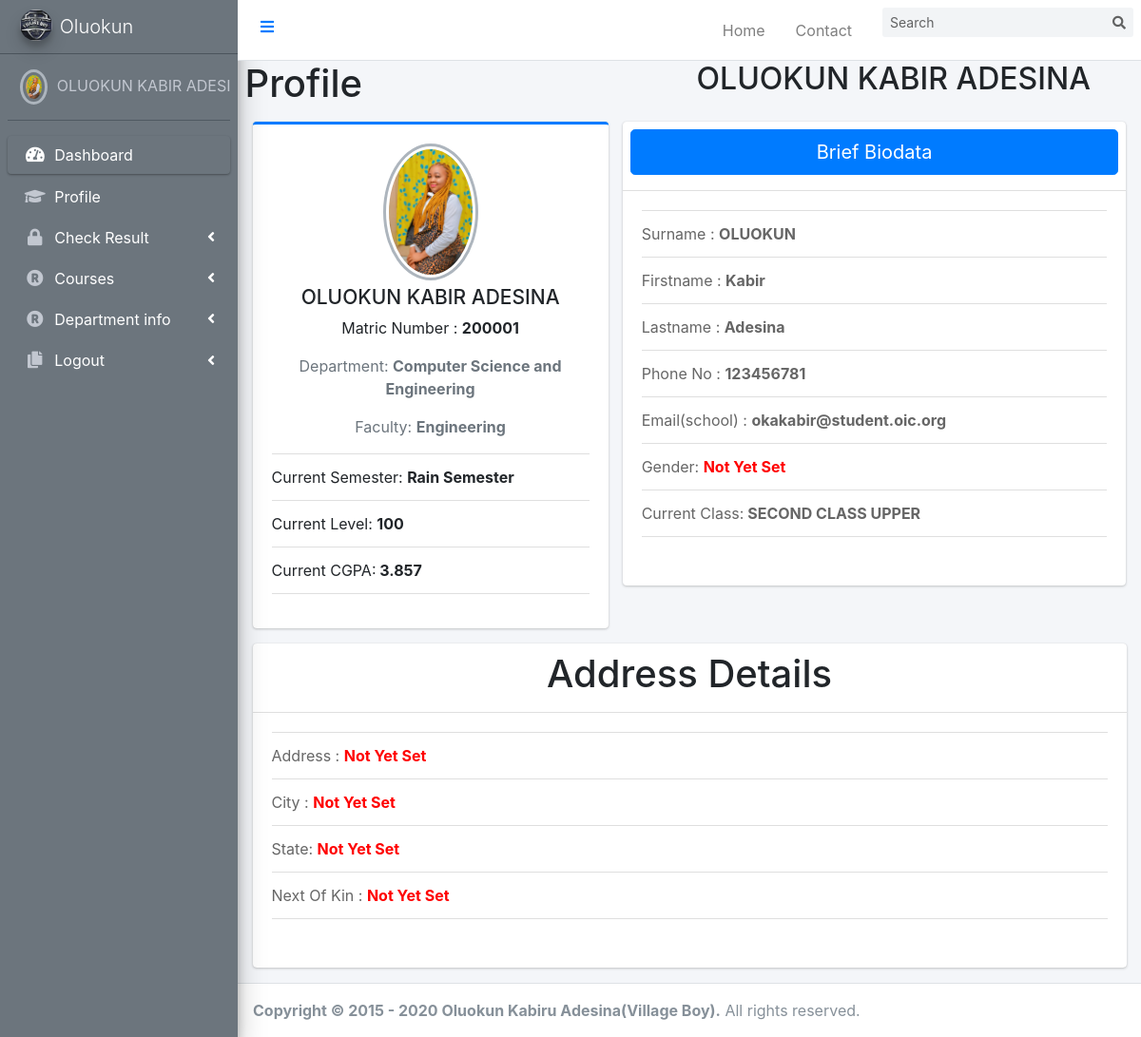
/student/index.php (signed in), run on an earlier commit of the app's database.
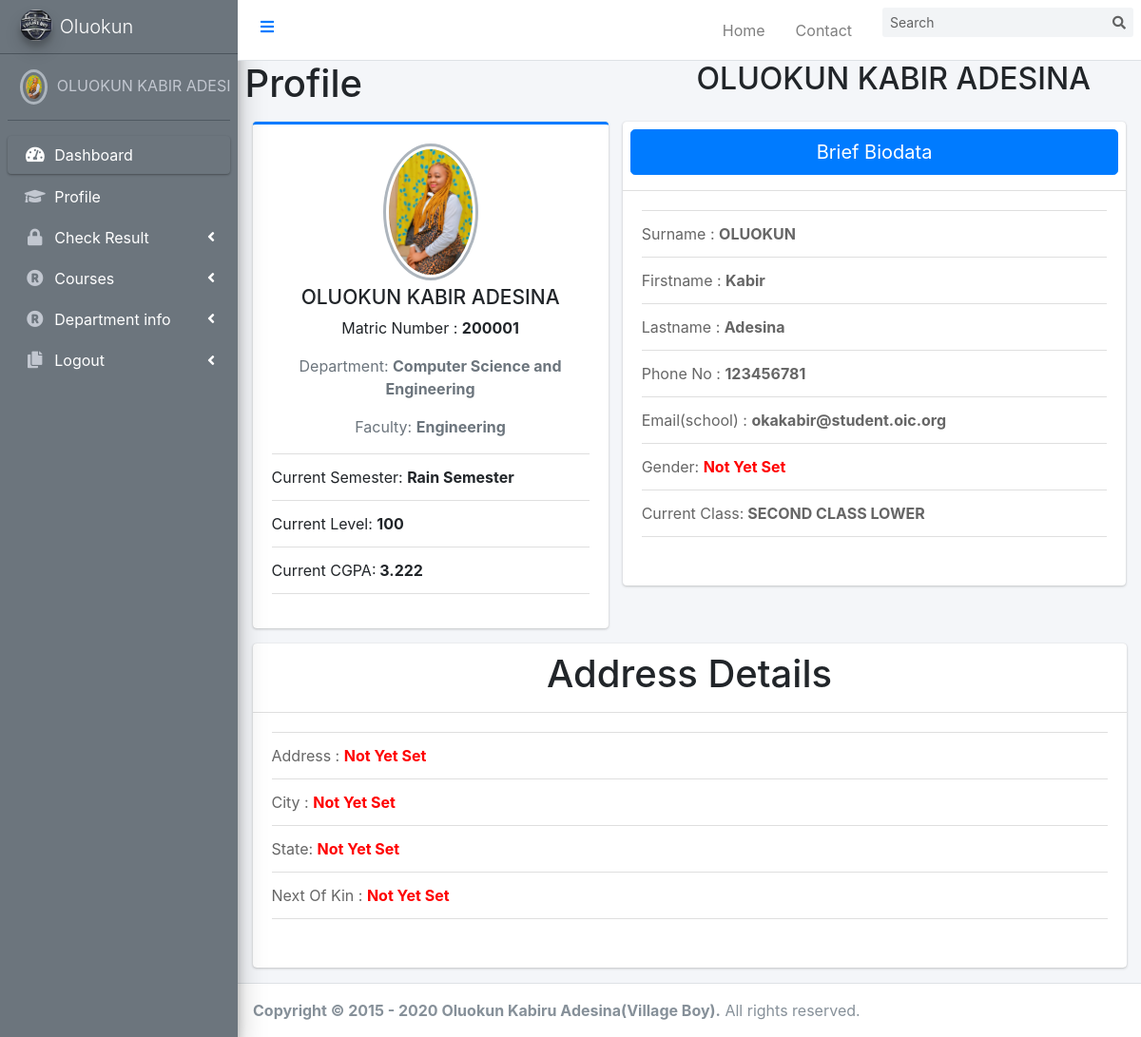
And on a later commit of the database.
### tables this page shows
CREATE TABLE `student` (
  `id` int(6) NOT NULL,
  `SurName` varchar(30) NOT NULL,
  `FirstName` varchar(30) NOT NULL,
  `LastName` varchar(30) NOT NULL,
  `email` varchar(30) NOT NULL,
  `Phone_Number` varchar(50) NOT NULL,
  `password` varchar(50) NOT NULL,
  `Level` varchar(50) NOT NULL,
  `matricNo` varchar(10) NOT NULL,
  `CurrentSemester` varchar(30) NOT NULL,
  `Department` varchar(255) NOT NULL,
  `Faculty` varchar(50) NOT NULL,
  `state` varchar(50) NOT NULL,
  `city` varchar(50) NOT NULL,
  `Address` varchar(50) NOT NULL,
  `dob` varchar(50) NOT NULL,
  `gender` varchar(50) NOT NULL,
  `profilePicture` text NOT NULL,
  `NextOfKin` varchar(100) NOT NULL,
  `CGPA` varchar(5) NOT NULL,
  `class` varchar(50) NOT NULL,
  `StudentId` varchar(50) NOT NULL,
  `reg_date` timestamp NOT NULL DEFAULT current_timestamp() ON UPDATE current_timestamp()
);

### student/index.php (the view, shortened to what this page needs)
<?php
     if(isset($_SESSION['studentLogin'])){
    include('header.php');
    include("../includes/connection.php");
    $user =$_SESSION['studentLogin'];
    $stmt = "SELECT* FROM student WHERE email = '$user'|| Phone_Number = '$user'|| matricNo = '$user'";
    $qe = mysqli_query($conn, $stmt);
    $student = mysqli_fetch_array($qe);
    $name = htmlentities(strtoupper( $student['SurName']." ".$student['FirstName']." ".$student['LastName']));
    ?>
<!DOCTYPE html>
<html lang="en">
<head>
    <link rel="stylesheet" href=>
</head>
<?php
    include('sidebar.php');
    ?>
<body>
<div class="content-wrapper">
    <div class="container-fluid">
        <div class="row mb-2">
          <div class="col-sm-6">
            <h1>Profile</h1>
          </div>
          <div class="col-sm-6">
            <h2><?php echo $name ?></h2>
          </div>
        </div>
      </div>
    <section class="content">
      <div class="container-fluid">
        <div class="row">
          <div class="col-md-5">
            <div class="card card-primary card-outline">
              <div class="card-body box-profile">
                <div class="text-center">
                  <img class="profile-user-img img-fluid img-circle"
                       src="<?php
                        if(!empty($student['profilePicture'])){
                            echo htmlentities($student['profilePicture']);
                        }else{
                            echo "<span style ='color:red'>Not Yet Set</span>";
                        }
                       ?>"
                       alt="User profile picture">
                </div>
                <h3 class="profile-username text-center"><?php echo $name ?></h3>
                <p class="text-mute text-center">Matric Number : <b><?php
                        if(!empty($student['matricNo'])){
                            echo htmlentities($student['matricNo']);
                        }else{
                            echo "<span style ='color:red'>Not Yet Set</span>";
                        }
                       ?></b></p>
                <p class="text-muted text-center">Department: <b><?php
                        if(!empty($student['Department'])){
                            echo htmlentities($student['Department']);
                        }else{
                            echo "<span style ='color:red'>Not Yet Set</span>";
                        }
                       ?></b></p>
                <p class="text-muted text-center">Faculty: <b><?php
                        if(!empty($student['Faculty'])){
                            echo htmlentities($student['Faculty']);
                        }else{
                            echo "<span style ='color:red'>Not Yet Set</span>";
                        }
                       ?></b></p>
                <ul class="list-group list-group-unbordered mb-3">
                  <li class="list-group-item">
                    Current Semester: <b><?php
                        if(!empty($student['CurrentSemester'])){
                            echo htmlentities($student['CurrentSemester']);
                        }else{
                            echo "<span style ='color:red'>Not Yet Set</span>";
                        }
                       ?></b>
                  </li>
                  <li class="list-group-item">
                    Current Level: <b><?php
                        if(!empty($student['Level'])){
                            echo htmlentities($student['Level']);
                        }else{
                            echo "<span style ='color:red'>Not Yet Set</span>";
                        }
                       ?></b>
                  </li>
                  <li class="list-group-item">
                    Current CGPA:<b> <?php
                        if(!empty($student['CGPA'])){
                            echo htmlentities($student['CGPA']);
                        }else{
                            echo "<span style ='color:red'>Not Yet Set</span>";
                        }
                       ?></b>
                  </li>
                </ul>
              </div>
            </div>
        </div>
          <div class="col-md-7">
            <div class="card">
              <div class="card-header p-2">
                  <h1 class="text-center btn btn-primary btn-lg btn-block"> Brief Biodata</h1>
              </div>
              <div class="card-body">
                <div class="tab-content">
                  <div class="active tab-pane" id="activity">
                    <div class="post">
                      <div class="user-block">
                          <ul class="list-group list-group-unbordered mb-3">
                          <li class="list-group-item">Surname : <b><?php echo strtoupper($student['SurName'])?></b></li>
                          <li class="list-group-item">Firstname : <b><?php echo ucfirst ($student['FirstName'])?></b></li>
                          <li class="list-group-item">Lastname : <b><?php echo ucfirst($student['LastName'])?></b></li>
                          <li class="list-group-item">Phone No : <b><?php echo ($student['Phone_Number'])?></b></li>
                          <li class="list-group-item">Email(school) : <b><?php echo ($student['email'])?></b></li>
                          <li class="list-group-item">Gender: <b><?php
                            if(!empty($student['gender'])){
                                echo htmlentities($student['gender']);
                            }else{
                                echo "<span style ='color:red'>Not Yet Set</span>";
                            }
                           ?></b></li>
                            <li class="list-group-item">
                    Current Class:<b> <?php
                        if(!empty($student['class'])){
                            echo htmlentities($student['class']);
                        }else{
                            echo "<span style ='color:red'>Not Yet Set</span>";
                        }
                       ?></b>
                  </li>
                        </ul>
                      </div>
                   </div>
                  </div>
                </div>
              </div>
            </div>
          </div>
        </div>
        <div class="card">
              <div class="card-header p-2">
                           <h1 class="text-center">Address Details</h1>
              </div>
              <div class="card-body">
                <div class="tab-content">
                  <div class="active tab-pane" id="activity">
                    <div class="post">
                      <div class="user-block">
                          <ul class="list-group list-group-unbordered mb-3">
                            <li class="list-group-item">Address : <b><?php
                                if(!empty($student['Address'])){
                                    echo htmlentities($student['Address']);
                                }else{
                                    echo "<span style ='color:red'>Not Yet Set</span>";
                                }
                               ?></b></li>
                                  <li class="list-group-item">City : <b><?php
                                if(!empty($student['city'])){
                                    echo htmlentities($student['city']);
                                }else{
                                    echo "<span style ='color:red'>Not Yet Set</span>";
                                }
                               ?></b></li>
                                  <li class="list-group-item">State: <b><?php
                                if(!empty($student['state'])){
                                    echo htmlentities($student['state']);
                                }else{
                                    echo "<span style ='color:red'>Not Yet Set</span>";
                                }
                               ?></b></li>
                                  <li class="list-group-item">Next Of Kin : <b><?php
                                if(!empty($student['NextOfKin'])){
                                    echo htmlentities($student['NextOfKin']);
                                }else{
                                    echo "<span style ='color:red'>Not Yet Set</span>";
                                }
                               ?></b></li>
                          </ul>
                      </div>
                   </div>
                  </div>
                </div>
              </div>
            </div>
      </div>
    </section>
    </div>
<?php include('footer.php'); ?>
</body>
</html>
<?php
    }
    else{
        header('location:../index.php');
    }
    ?>

### student/header.php
<link rel="stylesheet" href="../plugins/fontawesome-free/css/all.min.css">
<link rel="stylesheet" href="../plugins/dist/css/adminlte.min.css">
<link rel="stylesheet" href="../css/style.css">
<nav class="main-header navbar navbar-expand navbar-white navbar-light">
      <a class="nav-link" data-widget="pushmenu" href=""><i class="fas fa-bars"></i></a>
    <ul class="navbar-nav ml-auto">
      <li class="nav-item d-none d-sm-inline-block">
        <a href="index.php" class="nav-link">Home</a>
      </li>
      <li class="nav-item d-none d-sm-inline-block">
        <a href="#" class="nav-link">Contact</a>
      </li>
    </ul>
    <form class="form-inline ml-3">
      <div class="input-group input-group-sm">
        <input class="form-control form-control-navbar" type="search" placeholder="Search" aria-label="Search">
        <div class="input-group-append">
          <button class="btn btn-navbar" type="submit">
            <i class="fas fa-search"></i>
          </button>
        </div>
      </div>
    </form>
</nav>

### student/sidebar.php (shortened to what this page needs)
<?php
  if(isset($_SESSION['studentLogin'])){
    include("../includes/connection.php");
    $user =$_SESSION['studentLogin'];
    $stmt = "SELECT* FROM student WHERE email = '$user'|| Phone_Number = '$user'";
    $qe = mysqli_query($conn, $stmt);
    $students = mysqli_fetch_array($qe);
    $names = htmlentities(strtoupper( $students['SurName']." ".$students['FirstName']." ".$students['LastName']));
?>
<aside class="main-sidebar sidebar-dark-secondary elevation-4 bg-secondary" style="position:fixed; top: 0px; left: 0px; z-index: 1;">
    <a href="../index.php" class="brand-link">
      <img src="../image/village boy logo.jpg" alt="Logo" class="brand-image img-circle elevation-3"
           style="opacity: .8">
      <span class="brand-text font-weight-light">Oluokun</span>
    </a>
    <div class="sidebar">
      <div class="user-panel mt-3 pb-3 mb-3 d-flex">
        <div class="image">
        <img class="profile-user-img img-fluid img-circle"
                       src="<?php
                        if(!empty($student['profilePicture'])){
                            echo htmlentities($student['profilePicture']);
                        }else{
                            echo "<span style ='color:red'>Not Yet Set</span>";
                        }
                       ?>"
                       alt="User profile picture">                    </div>
        <div class="info">
          <a href="index.php" class="d-block"><?php echo $names;?> </a>
        </div>
      </div>
      <nav class="mt-2">
        <ul class="nav nav-pills nav-sidebar flex-column" data-widget="treeview" role="menu" data-accordion="false">
          <li class="nav-item has-treeview menu-open">
            <a href="index.php" class="nav-link active">
              <i class="nav-icon fas fa-tachometer-alt"></i>
              <p>
                Dashboard
              </p>
            </a>
          </li>
          <li class="nav-item">
              <a href="studentUpdateProfile.php" class="nav-link">
                <i class="fas fa-graduation-cap nav-icon"></i>
                <p>Profile</p>
              </a>
            </li>
            <li class="nav-item has-treeview">
              <a href="#" class="nav-link">
                <i class="nav-icon fa fa-lock"></i>
                <p>
                  Check Result
                  <i class="fas fa-angle-left right"></i>
                </p>
              </a>
            </li>
          <li class="nav-item has-treeview">
          <a href="#" class="nav-link">
            <i class="nav-icon fa fa-registered"></i>
            <p>
              Courses
              <i class="fas fa-angle-left right"></i>
            </p>
          </a>
        </li>
        <li class="nav-item has-treeview">
          <a href="#" class="nav-link">
            <i class="nav-icon fa fa-registered"></i>
            <p>
              Department info
              <i class="fas fa-angle-left right"></i>
            </p>
          </a>
        </li>
           <li class="nav-item has-treeview">
            <a href="Logout.php" class="nav-link">
              <i class="nav-icon fas fa-copy"></i>
              <p>
                Logout
                <i class="fas fa-angle-left right"></i>
              </p>
            </a>
          </li>
        </ul>
      </nav>
    </div>
  </aside>
  <?php
  }
  ?>

### student/footer.php (shortened to what this page needs)
<footer class="main-footer">
  <strong>Copyright &copy; 2015 - <?php echo Date('Y')?> Oluokun Kabiru Adesina(Village Boy).</strong>
  All rights reserved.
</footer>

### css/style.css (style rules this page uses)
aside { position: fixed; z-index: 1; top: 0; left: 0; }
nav ul li a.nav-link p { text-decoration: none; color: white; }

What changed in the data, as far as the page shows it:
changed student "OLUOKUN KABIR ADESINA": CGPA "3.857" → "3.222"; class "SECOND CLASS UPPER" → "SECOND CLASS LOWER"
